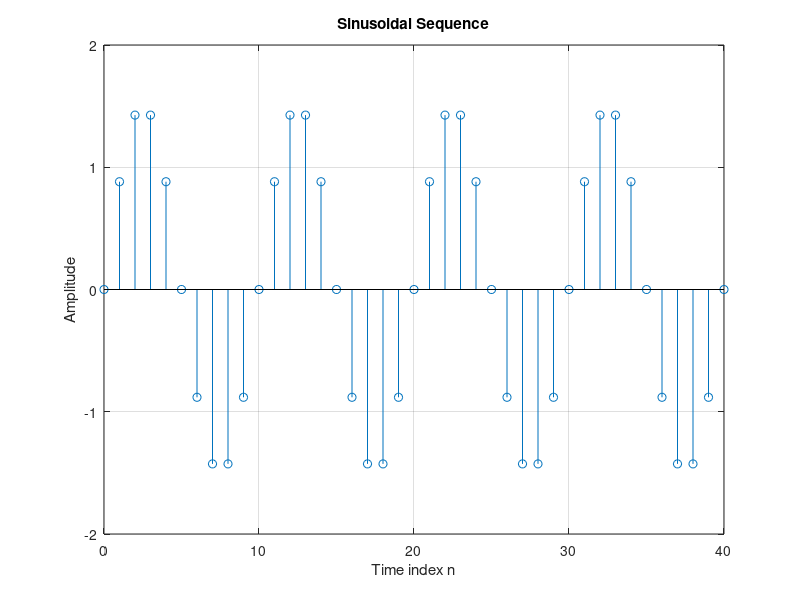

Recreate this plot in MATLAB.
% Sinusoidal Signal
clf;
n = 0:40;	
f = 0.1;			
phase = 0;			
A = 1.5;			
arg = 2*pi*f*n - phase; 
x = A*sin(arg);
stem(n,x);
axis([0 40 -2 2]);
grid; % ###
title('Sinusoidal Sequence');
xlabel('Time index n');
ylabel('Amplitude');
axis;